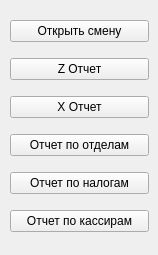
          <widget class="QWidget" name="commandsReportsTab">
           <attribute name="title">
            <string>Отчеты</string>
           </attribute>
           <widget class="QWidget" name="layoutWidget">
            <property name="geometry">
             <rect>
              <x>10</x>
              <y>10</y>
              <width>139</width>
              <height>236</height>
             </rect>
            </property>
            <layout class="QVBoxLayout" name="verticalLayout_7">
             <item>
              <widget class="QPushButton" name="commandsReportsOpenChangePushButton">
               <property name="text">
                <string>Открыть смену</string>
               </property>
              </widget>
             </item>
             <item>
              <widget class="QPushButton" name="commandsReportsZReportPushButton">
               <property name="text">
                <string>Z Отчет</string>
               </property>
              </widget>
             </item>
             <item>
              <widget class="QPushButton" name="commandsReportsXReportPushButton">
               <property name="text">
                <string>X Отчет</string>
               </property>
              </widget>
             </item>
             <item>
              <widget class="QPushButton" name="commandsReportsDepartmentReportPushButton">
               <property name="text">
                <string>Отчет по отделам</string>
               </property>
              </widget>
             </item>
             <item>
              <widget class="QPushButton" name="commandsReportsTaxReportPushButton">
               <property name="text">
                <string>Отчет по налогам</string>
               </property>
              </widget>
             </item>
             <item>
              <widget class="QPushButton" name="commandsReportsCashierReportPushButton">
               <property name="text">
                <string>Отчет по кассирам</string>
               </property>
              </widget>
             </item>
            </layout>
           </widget>
          </widget>
